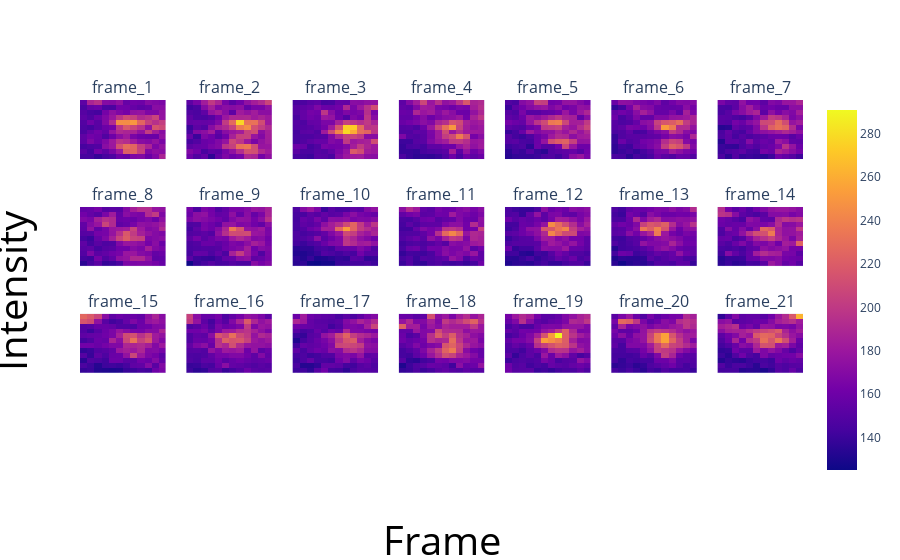

This figure's notebook cell:
### Code cell
plot_raw_movie(plot_type = 'max_intensity_projection', raw_image = raw_image_3,track_number = 516
               ,main_tracking_df =track_df)

### Figure 1 — Plotly figure (JSON) as saved in the notebook; plotly's stock layout.template omitted (floating-point values rounded to 4 significant figures; data arrays with more than 128 entries replaced by an {"elided": "..."} marker saying what was removed)
{"data": [{"coloraxis": "coloraxis", "hovertemplate": "x: %{x}<br>y: %{y}<br>color: %{z}<extra></extra>", "name": "0", "type": "heatmap", "xaxis": "x", "yaxis": "y", "z": {"elided": "12x12 int values"}}, {"coloraxis": "coloraxis", "hovertemplate": "x: %{x}<br>y: %{y}<br>color: %{z}<extra></extra>", "name": "0", "type": "heatmap", "xaxis": "x2", "yaxis": "y2", "z": {"elided": "12x12 int values"}}, {"coloraxis": "coloraxis", "hovertemplate": "x: %{x}<br>y: %{y}<br>color: %{z}<extra></extra>", "name": "0", "type": "heatmap", "xaxis": "x3", "yaxis": "y3", "z": {"elided": "12x12 int values"}}, {"coloraxis": "coloraxis", "hovertemplate": "x: %{x}<br>y: %{y}<br>color: %{z}<extra></extra>", "name": "0", "type": "heatmap", "xaxis": "x4", "yaxis": "y4", "z": {"elided": "12x12 int values"}}, {"coloraxis": "coloraxis", "hovertemplate": "x: %{x}<br>y: %{y}<br>color: %{z}<extra></extra>", "name": "0", "type": "heatmap", "xaxis": "x5", "yaxis": "y5", "z": {"elided": "12x12 int values"}}, {"coloraxis": "coloraxis", "hovertemplate": "x: %{x}<br>y: %{y}<br>color: %{z}<extra></extra>", "name": "0", "type": "heatmap", "xaxis": "x6", "yaxis": "y6", "z": {"elided": "12x12 int values"}}, {"coloraxis": "coloraxis", "hovertemplate": "x: %{x}<br>y: %{y}<br>color: %{z}<extra></extra>", "name": "0", "type": "heatmap", "xaxis": "x7", "yaxis": "y7", "z": {"elided": "12x12 int values"}}, {"coloraxis": "coloraxis", "hovertemplate": "x: %{x}<br>y: %{y}<br>color: %{z}<extra></extra>", "name": "0", "type": "heatmap", "xaxis": "x8", "yaxis": "y8", "z": {"elided": "12x12 int values"}}, {"coloraxis": "coloraxis", "hovertemplate": "x: %{x}<br>y: %{y}<br>color: %{z}<extra></extra>", "name": "0", "type": "heatmap", "xaxis": "x9", "yaxis": "y9", "z": {"elided": "12x12 int values"}}, {"coloraxis": "coloraxis", "hovertemplate": "x: %{x}<br>y: %{y}<br>color: %{z}<extra></extra>", "name": "0", "type": "heatmap", "xaxis": "x10", "yaxis": "y10", "z": {"elided": "12x12 int values"}}, {"coloraxis": "coloraxis", "hovertemplate": "x: %{x}<br>y: %{y}<br>color: %{z}<extra></extra>", "name": "0", "type": "heatmap", "xaxis": "x11", "yaxis": "y11", "z": {"elided": "12x12 int values"}}, {"coloraxis": "coloraxis", "hovertemplate": "x: %{x}<br>y: %{y}<br>color: %{z}<extra></extra>", "name": "0", "type": "heatmap", "xaxis": "x12", "yaxis": "y12", "z": {"elided": "12x12 int values"}}, {"coloraxis": "coloraxis", "hovertemplate": "x: %{x}<br>y: %{y}<br>color: %{z}<extra></extra>", "name": "0", "type": "heatmap", "xaxis": "x13", "yaxis": "y13", "z": {"elided": "12x12 int values"}}, {"coloraxis": "coloraxis", "hovertemplate": "x: %{x}<br>y: %{y}<br>color: %{z}<extra></extra>", "name": "0", "type": "heatmap", "xaxis": "x14", "yaxis": "y14", "z": {"elided": "12x12 int values"}}, {"coloraxis": "coloraxis", "hovertemplate": "x: %{x}<br>y: %{y}<br>color: %{z}<extra></extra>", "name": "0", "type": "heatmap", "xaxis": "x15", "yaxis": "y15", "z": {"elided": "12x12 int values"}}, {"coloraxis": "coloraxis", "hovertemplate": "x: %{x}<br>y: %{y}<br>color: %{z}<extra></extra>", "name": "0", "type": "heatmap", "xaxis": "x16", "yaxis": "y16", "z": {"elided": "12x12 int values"}}, {"coloraxis": "coloraxis", "hovertemplate": "x: %{x}<br>y: %{y}<br>color: %{z}<extra></extra>", "name": "0", "type": "heatmap", "xaxis": "x17", "yaxis": "y17", "z": {"elided": "12x12 int values"}}, {"coloraxis": "coloraxis", "hovertemplate": "x: %{x}<br>y: %{y}<br>color: %{z}<extra></extra>", "name": "0", "type": "heatmap", "xaxis": "x18", "yaxis": "y18", "z": {"elided": "12x12 int values"}}, {"coloraxis": "coloraxis", "hovertemplate": "x: %{x}<br>y: %{y}<br>color: %{z}<extra></extra>", "name": "0", "type": "heatmap", "xaxis": "x19", "yaxis": "y19", "z": {"elided": "12x12 int values"}}, {"coloraxis": "coloraxis", "hovertemplate": "x: %{x}<br>y: %{y}<br>color: %{z}<extra></extra>", "name": "0", "type": "heatmap", "xaxis": "x20", "yaxis": "y20", "z": {"elided": "12x12 int values"}}, {"coloraxis": "coloraxis", "hovertemplate": "x: %{x}<br>y: %{y}<br>color: %{z}<extra></extra>", "name": "0", "type": "heatmap", "xaxis": "x21", "yaxis": "y21", "z": {"elided": "12x12 int values"}}], "layout": {"annotations": [{"font": {"size": 16}, "showarrow": false, "text": "frame_1", "x": 0.05918, "xanchor": "center", "xref": "paper", "y": 1, "yanchor": "bottom", "yref": "paper"}, {"font": {"size": 16}, "showarrow": false, "text": "frame_2", "x": 0.2061, "xanchor": "center", "xref": "paper", "y": 1, "yanchor": "bottom", "yref": "paper"}, {"font": {"size": 16}, "showarrow": false, "text": "frame_3", "x": 0.3531, "xanchor": "center", "xref": "paper", "y": 1, "yanchor": "bottom", "yref": "paper"}, {"font": {"size": 16}, "showarrow": false, "text": "frame_4", "x": 0.5, "xanchor": "center", "xref": "paper", "y": 1, "yanchor": "bottom", "yref": "paper"}, {"font": {"size": 16}, "showarrow": false, "text": "frame_5", "x": 0.6469, "xanchor": "center", "xref": "paper", "y": 1, "yanchor": "bottom", "yref": "paper"}, {"font": {"size": 16}, "showarrow": false, "text": "frame_6", "x": 0.7939, "xanchor": "center", "xref": "paper", "y": 1, "yanchor": "bottom", "yref": "paper"}, {"font": {"size": 16}, "showarrow": false, "text": "frame_7", "x": 0.9408, "xanchor": "center", "xref": "paper", "y": 1, "yanchor": "bottom", "yref": "paper"}, {"font": {"size": 16}, "showarrow": false, "text": "frame_8", "x": 0.05918, "xanchor": "center", "xref": "paper", "y": 0.7188, "yanchor": "bottom", "yref": "paper"}, {"font": {"size": 16}, "showarrow": false, "text": "frame_9", "x": 0.2061, "xanchor": "center", "xref": "paper", "y": 0.7188, "yanchor": "bottom", "yref": "paper"}, {"font": {"size": 16}, "showarrow": false, "text": "frame_10", "x": 0.3531, "xanchor": "center", "xref": "paper", "y": 0.7188, "yanchor": "bottom", "yref": "paper"}, {"font": {"size": 16}, "showarrow": false, "text": "frame_11", "x": 0.5, "xanchor": "center", "xref": "paper", "y": 0.7188, "yanchor": "bottom", "yref": "paper"}, {"font": {"size": 16}, "showarrow": false, "text": "frame_12", "x": 0.6469, "xanchor": "center", "xref": "paper", "y": 0.7188, "yanchor": "bottom", "yref": "paper"}, {"font": {"size": 16}, "showarrow": false, "text": "frame_13", "x": 0.7939, "xanchor": "center", "xref": "paper", "y": 0.7188, "yanchor": "bottom", "yref": "paper"}, {"font": {"size": 16}, "showarrow": false, "text": "frame_14", "x": 0.9408, "xanchor": "center", "xref": "paper", "y": 0.7188, "yanchor": "bottom", "yref": "paper"}, {"font": {"size": 16}, "showarrow": false, "text": "frame_15", "x": 0.05918, "xanchor": "center", "xref": "paper", "y": 0.4375, "yanchor": "bottom", "yref": "paper"}, {"font": {"size": 16}, "showarrow": false, "text": "frame_16", "x": 0.2061, "xanchor": "center", "xref": "paper", "y": 0.4375, "yanchor": "bottom", "yref": "paper"}, {"font": {"size": 16}, "showarrow": false, "text": "frame_17", "x": 0.3531, "xanchor": "center", "xref": "paper", "y": 0.4375, "yanchor": "bottom", "yref": "paper"}, {"font": {"size": 16}, "showarrow": false, "text": "frame_18", "x": 0.5, "xanchor": "center", "xref": "paper", "y": 0.4375, "yanchor": "bottom", "yref": "paper"}, {"font": {"size": 16}, "showarrow": false, "text": "frame_19", "x": 0.6469, "xanchor": "center", "xref": "paper", "y": 0.4375, "yanchor": "bottom", "yref": "paper"}, {"font": {"size": 16}, "showarrow": false, "text": "frame_20", "x": 0.7939, "xanchor": "center", "xref": "paper", "y": 0.4375, "yanchor": "bottom", "yref": "paper"}, {"font": {"size": 16}, "showarrow": false, "text": "frame_21", "x": 0.9408, "xanchor": "center", "xref": "paper", "y": 0.4375, "yanchor": "bottom", "yref": "paper"}, {"font": {"color": "black", "size": 40}, "showarrow": false, "text": "Frame", "x": 0.5, "xanchor": "center", "xref": "paper", "y": 0, "yanchor": "top", "yref": "paper", "yshift": -30}, {"font": {"color": "black", "size": 40}, "showarrow": false, "text": "Intensity", "textangle": -90, "x": 0, "xanchor": "right", "xref": "paper", "xshift": -40, "y": 0.5, "yanchor": "middle", "yref": "paper"}], "xaxis": {"anchor": "y", "domain": [0, 0.1184], "showticklabels": false}, "xaxis10": {"anchor": "y10", "domain": [0.2939, 0.4122], "showticklabels": false}, "xaxis11": {"anchor": "y11", "domain": [0.4408, 0.5592], "showticklabels": false}, "xaxis12": {"anchor": "y12", "domain": [0.5878, 0.7061], "showticklabels": false}, "xaxis13": {"anchor": "y13", "domain": [0.7347, 0.8531], "showticklabels": false}, "xaxis14": {"anchor": "y14", "domain": [0.8816, 1.0], "showticklabels": false}, "xaxis15": {"anchor": "y15", "domain": [0, 0.1184], "showticklabels": false}, "xaxis16": {"anchor": "y16", "domain": [0.1469, 0.2653], "showticklabels": false}, "xaxis17": {"anchor": "y17", "domain": [0.2939, 0.4122], "showticklabels": false}, "xaxis18": {"anchor": "y18", "domain": [0.4408, 0.5592], "showticklabels": false}, "xaxis19": {"anchor": "y19", "domain": [0.5878, 0.7061], "showticklabels": false}, "xaxis2": {"anchor": "y2", "domain": [0.1469, 0.2653], "showticklabels": false}, "xaxis20": {"anchor": "y20", "domain": [0.7347, 0.8531], "showticklabels": false}, "xaxis21": {"anchor": "y21", "domain": [0.8816, 1.0], "showticklabels": false}, "xaxis22": {"anchor": "y22", "domain": [0, 0.1184]}, "xaxis23": {"anchor": "y23", "domain": [0.1469, 0.2653]}, "xaxis24": {"anchor": "y24", "domain": [0.2939, 0.4122]}, "xaxis25": {"anchor": "y25", "domain": [0.4408, 0.5592]}, "xaxis26": {"anchor": "y26", "domain": [0.5878, 0.7061]}, "xaxis27": {"anchor": "y27", "domain": [0.7347, 0.8531]}, "xaxis28": {"anchor": "y28", "domain": [0.8816, 1.0]}, "xaxis3": {"anchor": "y3", "domain": [0.2939, 0.4122], "showticklabels": false}, "xaxis4": {"anchor": "y4", "domain": [0.4408, 0.5592], "showticklabels": false}, "xaxis5": {"anchor": "y5", "domain": [0.5878, 0.7061], "showticklabels": false}, "xaxis6": {"anchor": "y6", "domain": [0.7347, 0.8531], "showticklabels": false}, "xaxis7": {"anchor": "y7", "domain": [0.8816, 1.0], "showticklabels": false}, "xaxis8": {"anchor": "y8", "domain": [0, 0.1184], "showticklabels": false}, "xaxis9": {"anchor": "y9", "domain": [0.1469, 0.2653], "showticklabels": false}, "yaxis": {"anchor": "x", "domain": [0.8438, 1], "showticklabels": false}, "yaxis10": {"anchor": "x10", "domain": [0.5625, 0.7188], "showticklabels": false}, "yaxis11": {"anchor": "x11", "domain": [0.5625, 0.7188], "showticklabels": false}, "yaxis12": {"anchor": "x12", "domain": [0.5625, 0.7188], "showticklabels": false}, "yaxis13": {"anchor": "x13", "domain": [0.5625, 0.7188], "showticklabels": false}, "yaxis14": {"anchor": "x14", "domain": [0.5625, 0.7188], "showticklabels": false}, "yaxis15": {"anchor": "x15", "domain": [0.2812, 0.4375], "showticklabels": false}, "yaxis16": {"anchor": "x16", "domain": [0.2812, 0.4375], "showticklabels": false}, "yaxis17": {"anchor": "x17", "domain": [0.2812, 0.4375], "showticklabels": false}, "yaxis18": {"anchor": "x18", "domain": [0.2812, 0.4375], "showticklabels": false}, "yaxis19": {"anchor": "x19", "domain": [0.2812, 0.4375], "showticklabels": false}, "yaxis2": {"anchor": "x2", "domain": [0.8438, 1], "showticklabels": false}, "yaxis20": {"anchor": "x20", "domain": [0.2812, 0.4375], "showticklabels": false}, "yaxis21": {"anchor": "x21", "domain": [0.2812, 0.4375], "showticklabels": false}, "yaxis22": {"anchor": "x22", "domain": [0, 0.1562]}, "yaxis23": {"anchor": "x23", "domain": [0, 0.1562]}, "yaxis24": {"anchor": "x24", "domain": [0, 0.1562]}, "yaxis25": {"anchor": "x25", "domain": [0, 0.1562]}, "yaxis26": {"anchor": "x26", "domain": [0, 0.1562]}, "yaxis27": {"anchor": "x27", "domain": [0, 0.1562]}, "yaxis28": {"anchor": "x28", "domain": [0, 0.1562]}, "yaxis3": {"anchor": "x3", "domain": [0.8438, 1], "showticklabels": false}, "yaxis4": {"anchor": "x4", "domain": [0.8438, 1], "showticklabels": false}, "yaxis5": {"anchor": "x5", "domain": [0.8438, 1], "showticklabels": false}, "yaxis6": {"anchor": "x6", "domain": [0.8438, 1], "showticklabels": false}, "yaxis7": {"anchor": "x7", "domain": [0.8438, 1], "showticklabels": false}, "yaxis8": {"anchor": "x8", "domain": [0.5625, 0.7188], "showticklabels": false}, "yaxis9": {"anchor": "x9", "domain": [0.5625, 0.7188], "showticklabels": false}}}
